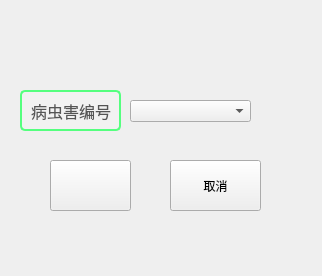
<?xml version="1.0" encoding="UTF-8"?>
<ui version="4.0">
 <class>scan</class>
 <widget class="QWidget" name="scan">
  <property name="geometry">
   <rect>
    <x>0</x>
    <y>0</y>
    <width>322</width>
    <height>276</height>
   </rect>
  </property>
  <property name="windowTitle">
   <string>选择你要查询的编号</string>
  </property>
  <property name="styleSheet">
   <string notr="true"/>
  </property>
  <widget class="QLabel" name="label">
   <property name="geometry">
    <rect>
     <x>20</x>
     <y>90</y>
     <width>101</width>
     <height>41</height>
    </rect>
   </property>
   <property name="font">
    <font>
     <pointsize>12</pointsize>
    </font>
   </property>
   <property name="styleSheet">
    <string notr="true">QLabel {
    border: 2px solid #55ff7f; /* 设置边框样式和颜色 */
    border-radius: 5px; /* 设置边框的圆角 */
    padding: 5px; /* 设置内边距 */
    background-color: #f2f2f2; /* 设置背景颜色 */
    color: #555; /* 设置文本颜色 */
}

QLabel:hover {
    border-color: #666; /* 设置鼠标悬停时的边框颜色 */
}

QLabel:focus {
    border-color: #4CAF50; /* 设置获取焦点时的边框颜色 */
}
</string>
   </property>
   <property name="text">
    <string>病虫害编号</string>
   </property>
   <property name="buddy">
    <cstring>spinCropNo</cstring>
   </property>
  </widget>
  <widget class="QComboBox" name="cropComboBox">
   <property name="geometry">
    <rect>
     <x>130</x>
     <y>100</y>
     <width>121</width>
     <height>22</height>
    </rect>
   </property>
  </widget>
  <widget class="QPushButton" name="researchbutton">
   <property name="geometry">
    <rect>
     <x>50</x>
     <y>160</y>
     <width>81</width>
     <height>51</height>
    </rect>
   </property>
   <property name="styleSheet">
    <string notr="true">background-image: url(:/images/images/scan.bmp); /* 设置自定义的背景图像 */
background-repeat: no-repeat; /* 设置背景图像不重复 */
background-position: center center; /* 设置背景图像居中 */</string>
   </property>
   <property name="text">
    <string/>
   </property>
  </widget>
  <widget class="QPushButton" name="cancelbutton">
   <property name="geometry">
    <rect>
     <x>170</x>
     <y>160</y>
     <width>91</width>
     <height>51</height>
    </rect>
   </property>
   <property name="styleSheet">
    <string notr="true"/>
   </property>
   <property name="text">
    <string>取消</string>
   </property>
  </widget>
 </widget>
 <resources/>
 <connections/>
</ui>
